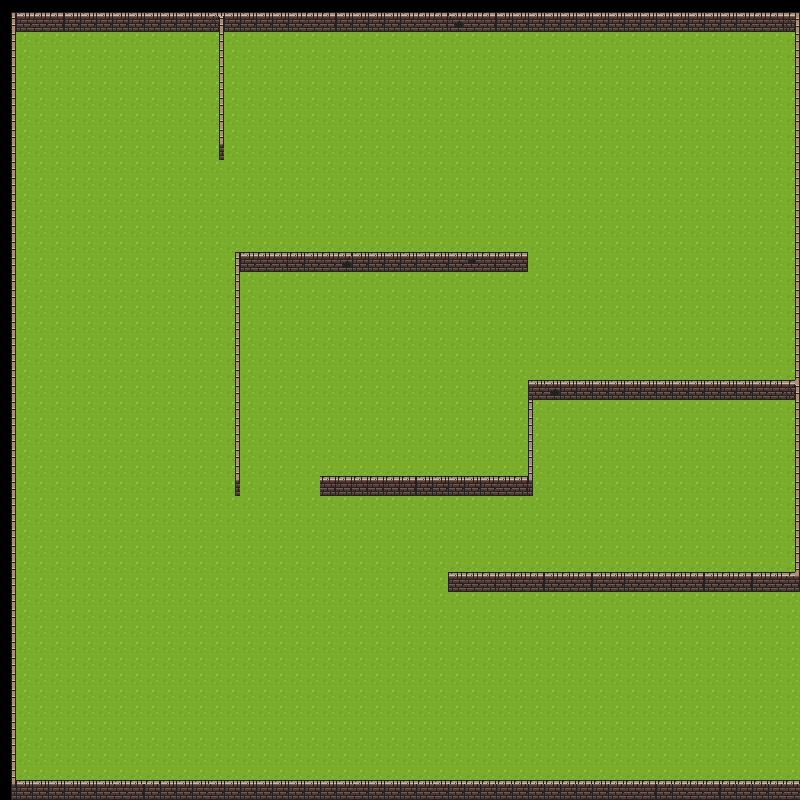

The image is a tile-based game level rendered from a .tmx file. Its description and source (layers, tilesets, objects; grid data summarised) follow:
An orthogonal 50x50 tile map with 16x16 px tiles, 2 tile layers (Ground, Walls), 2 tilesets.

<map version="1.5" tiledversion="1.6.0" orientation="orthogonal" renderorder="right-down" width="50" height="50" tilewidth="16" tileheight="16" infinite="0" nextlayerid="3" nextobjectid="1">
 <editorsettings>
  <export target="../public/tiles/dungeon01.json" format="json" />
 </editorsettings>
 <tileset firstgid="1" name="dungeon" tilewidth="16" tileheight="16" tilecount="1024" columns="32">
  <image source="../public/tiles/dungeon_tiles.png" width="512" height="512" />
  <tile id="0">
   <properties>
    <property name="collides" type="bool" value="true" />
   </properties>
  </tile>
  <tile id="1">
   <properties>
    <property name="collides" type="bool" value="true" />
   </properties>
  </tile>
  <tile id="2">
   <properties>
    <property name="collides" type="bool" value="true" />
   </properties>
  </tile>
  <tile id="3">
   <properties>
    <property name="collides" type="bool" value="true" />
   </properties>
  </tile>
  <tile id="4">
   <properties>
    <property name="collides" type="bool" value="true" />
   </properties>
  </tile>
  <tile id="5">
   <properties>
    <property name="collides" type="bool" value="true" />
   </properties>
  </tile>
  <tile id="6">
   <properties>
    <property name="collides" type="bool" value="true" />
   </properties>
  </tile>
  <tile id="32">
   <properties>
    <property name="collides" type="bool" value="true" />
   </properties>
  </tile>
  <tile id="33">
   <properties>
    <property name="collides" type="bool" value="true" />
   </properties>
  </tile>
  <tile id="34">
   <properties>
    <property name="collides" type="bool" value="true" />
   </properties>
  </tile>
  <tile id="35">
   <properties>
    <property name="collides" type="bool" value="true" />
   </properties>
  </tile>
  <tile id="36">
   <properties>
    <property name="collides" type="bool" value="true" />
   </properties>
  </tile>
  <tile id="37">
   <properties>
    <property name="collides" type="bool" value="true" />
   </properties>
  </tile>
  <tile id="38">
   <properties>
    <property name="collides" type="bool" value="true" />
   </properties>
  </tile>
  <tile id="64">
   <properties>
    <property name="collides" type="bool" value="true" />
   </properties>
  </tile>
  <tile id="65">
   <properties>
    <property name="collides" type="bool" value="true" />
   </properties>
  </tile>
  <tile id="66">
   <properties>
    <property name="collides" type="bool" value="true" />
   </properties>
  </tile>
  <tile id="67">
   <properties>
    <property name="collides" type="bool" value="true" />
   </properties>
  </tile>
  <tile id="68">
   <properties>
    <property name="collides" type="bool" value="true" />
   </properties>
  </tile>
  <tile id="69">
   <properties>
    <property name="collides" type="bool" value="true" />
   </properties>
  </tile>
  <tile id="70">
   <properties>
    <property name="collides" type="bool" value="true" />
   </properties>
  </tile>
  <tile id="96">
   <properties>
    <property name="collides" type="bool" value="true" />
   </properties>
  </tile>
  <tile id="97">
   <properties>
    <property name="collides" type="bool" value="true" />
   </properties>
  </tile>
  <tile id="98">
   <properties>
    <property name="collides" type="bool" value="true" />
   </properties>
  </tile>
  <tile id="99">
   <properties>
    <property name="collides" type="bool" value="true" />
   </properties>
  </tile>
  <tile id="100">
   <properties>
    <property name="collides" type="bool" value="true" />
   </properties>
  </tile>
  <tile id="101">
   <properties>
    <property name="collides" type="bool" value="true" />
   </properties>
  </tile>
  <tile id="102">
   <properties>
    <property name="collides" type="bool" value="true" />
   </properties>
  </tile>
  <tile id="128">
   <properties>
    <property name="collides" type="bool" value="true" />
   </properties>
  </tile>
  <tile id="129">
   <properties>
    <property name="collides" type="bool" value="true" />
   </properties>
  </tile>
  <tile id="130">
   <properties>
    <property name="collides" type="bool" value="true" />
   </properties>
  </tile>
  <tile id="131">
   <properties>
    <property name="collides" type="bool" value="true" />
   </properties>
  </tile>
  <tile id="132">
   <properties>
    <property name="collides" type="bool" value="true" />
   </properties>
  </tile>
  <tile id="133">
   <properties>
    <property name="collides" type="bool" value="true" />
   </properties>
  </tile>
  <tile id="134">
   <properties>
    <property name="collides" type="bool" value="true" />
   </properties>
  </tile>
  <tile id="160">
   <properties>
    <property name="collides" type="bool" value="true" />
   </properties>
  </tile>
  <tile id="161">
   <properties>
    <property name="collides" type="bool" value="true" />
   </properties>
  </tile>
  <tile id="162">
   <properties>
    <property name="collides" type="bool" value="true" />
   </properties>
  </tile>
  <tile id="163">
   <properties>
    <property name="collides" type="bool" value="true" />
   </properties>
  </tile>
  <tile id="164">
   <properties>
    <property name="collides" type="bool" value="true" />
   </properties>
  </tile>
  <tile id="165">
   <properties>
    <property name="collides" type="bool" value="true" />
   </properties>
  </tile>
  <tile id="166">
   <properties>
    <property name="collides" type="bool" value="true" />
   </properties>
  </tile>
  <tile id="192">
   <properties>
    <property name="collides" type="bool" value="true" />
   </properties>
  </tile>
  <tile id="193">
   <properties>
    <property name="collides" type="bool" value="true" />
   </properties>
  </tile>
  <tile id="194">
   <properties>
    <property name="collides" type="bool" value="true" />
   </properties>
  </tile>
  <tile id="195">
   <properties>
    <property name="collides" type="bool" value="true" />
   </properties>
  </tile>
  <tile id="196">
   <properties>
    <property name="collides" type="bool" value="true" />
   </properties>
  </tile>
  <tile id="197">
   <properties>
    <property name="collides" type="bool" value="true" />
   </properties>
  </tile>
  <tile id="198">
   <properties>
    <property name="collides" type="bool" value="true" />
   </properties>
  </tile>
  <tile id="224">
   <properties>
    <property name="collides" type="bool" value="true" />
   </properties>
  </tile>
  <tile id="225">
   <properties>
    <property name="collides" type="bool" value="true" />
   </properties>
  </tile>
  <tile id="226">
   <properties>
    <property name="collides" type="bool" value="true" />
   </properties>
  </tile>
  <tile id="227">
   <properties>
    <property name="collides" type="bool" value="true" />
   </properties>
  </tile>
  <tile id="228">
   <properties>
    <property name="collides" type="bool" value="true" />
   </properties>
  </tile>
  <tile id="229">
   <properties>
    <property name="collides" type="bool" value="true" />
   </properties>
  </tile>
  <tile id="230">
   <properties>
    <property name="collides" type="bool" value="true" />
   </properties>
  </tile>
  <tile id="256">
   <properties>
    <property name="collides" type="bool" value="true" />
   </properties>
  </tile>
  <tile id="257">
   <properties>
    <property name="collides" type="bool" value="true" />
   </properties>
  </tile>
  <tile id="258">
   <properties>
    <property name="collides" type="bool" value="true" />
   </properties>
  </tile>
  <tile id="259">
   <properties>
    <property name="collides" type="bool" value="true" />
   </properties>
  </tile>
  <tile id="260">
   <properties>
    <property name="collides" type="bool" value="true" />
   </properties>
  </tile>
  <tile id="261">
   <properties>
    <property name="collides" type="bool" value="true" />
   </properties>
  </tile>
  <tile id="262">
   <properties>
    <property name="collides" type="bool" value="true" />
   </properties>
  </tile>
  <tile id="288">
   <properties>
    <property name="collides" type="bool" value="true" />
   </properties>
  </tile>
  <tile id="289">
   <properties>
    <property name="collides" type="bool" value="true" />
   </properties>
  </tile>
  <tile id="290">
   <properties>
    <property name="collides" type="bool" value="true" />
   </properties>
  </tile>
  <tile id="291">
   <properties>
    <property name="collides" type="bool" value="true" />
   </properties>
  </tile>
  <tile id="292">
   <properties>
    <property name="collides" type="bool" value="true" />
   </properties>
  </tile>
  <tile id="293">
   <properties>
    <property name="collides" type="bool" value="true" />
   </properties>
  </tile>
  <tile id="294">
   <properties>
    <property name="collides" type="bool" value="true" />
   </properties>
  </tile>
  <tile id="320">
   <properties>
    <property name="collides" type="bool" value="true" />
   </properties>
  </tile>
  <tile id="321">
   <properties>
    <property name="collides" type="bool" value="true" />
   </properties>
  </tile>
  <tile id="322">
   <properties>
    <property name="collides" type="bool" value="true" />
   </properties>
  </tile>
  <tile id="323">
   <properties>
    <property name="collides" type="bool" value="true" />
   </properties>
  </tile>
  <tile id="324">
   <properties>
    <property name="collides" type="bool" value="true" />
   </properties>
  </tile>
  <tile id="325">
   <properties>
    <property name="collides" type="bool" value="true" />
   </properties>
  </tile>
  <tile id="326">
   <properties>
    <property name="collides" type="bool" value="true" />
   </properties>
  </tile>
  <tile id="352">
   <properties>
    <property name="collides" type="bool" value="true" />
   </properties>
  </tile>
  <tile id="353">
   <properties>
    <property name="collides" type="bool" value="true" />
   </properties>
  </tile>
  <tile id="354">
   <properties>
    <property name="collides" type="bool" value="true" />
   </properties>
  </tile>
  <tile id="355">
   <properties>
    <property name="collides" type="bool" value="true" />
   </properties>
  </tile>
  <tile id="356">
   <properties>
    <property name="collides" type="bool" value="true" />
   </properties>
  </tile>
  <tile id="357">
   <properties>
    <property name="collides" type="bool" value="true" />
   </properties>
  </tile>
  <tile id="358">
   <properties>
    <property name="collides" type="bool" value="true" />
   </properties>
  </tile>
  <tile id="384">
   <properties>
    <property name="collides" type="bool" value="true" />
   </properties>
  </tile>
  <tile id="385">
   <properties>
    <property name="collides" type="bool" value="true" />
   </properties>
  </tile>
  <tile id="386">
   <properties>
    <property name="collides" type="bool" value="true" />
   </properties>
  </tile>
  <tile id="387">
   <properties>
    <property name="collides" type="bool" value="true" />
   </properties>
  </tile>
  <tile id="388">
   <properties>
    <property name="collides" type="bool" value="true" />
   </properties>
  </tile>
  <tile id="389">
   <properties>
    <property name="collides" type="bool" value="true" />
   </properties>
  </tile>
  <tile id="390">
   <properties>
    <property name="collides" type="bool" value="true" />
   </properties>
  </tile>
  <tile id="416">
   <properties>
    <property name="collides" type="bool" value="true" />
   </properties>
  </tile>
  <tile id="417">
   <properties>
    <property name="collides" type="bool" value="true" />
   </properties>
  </tile>
  <tile id="418">
   <properties>
    <property name="collides" type="bool" value="true" />
   </properties>
  </tile>
  <tile id="419">
   <properties>
    <property name="collides" type="bool" value="true" />
   </properties>
  </tile>
  <tile id="420">
   <properties>
    <property name="collides" type="bool" value="true" />
   </properties>
  </tile>
  <tile id="421">
   <properties>
    <property name="collides" type="bool" value="true" />
   </properties>
  </tile>
  <tile id="422">
   <properties>
    <property name="collides" type="bool" value="true" />
   </properties>
  </tile>
 </tileset>
 <tileset firstgid="1025" name="green" tilewidth="16" tileheight="16" spacing="1" tilecount="1767" columns="57">
  <image source="../public/tiles/grass_tiles.png" width="968" height="526" />
 </tileset>
 <layer id="2" name="Ground" width="50" height="50">
  <data>[2500 cells, 2393 non-empty, 2 distinct tile ids]</data>
 </layer>
 <layer id="1" name="Walls" width="50" height="50">
  <data>[2500 cells, 447 non-empty, 17 distinct tile ids]</data>
 </layer>
</map>
